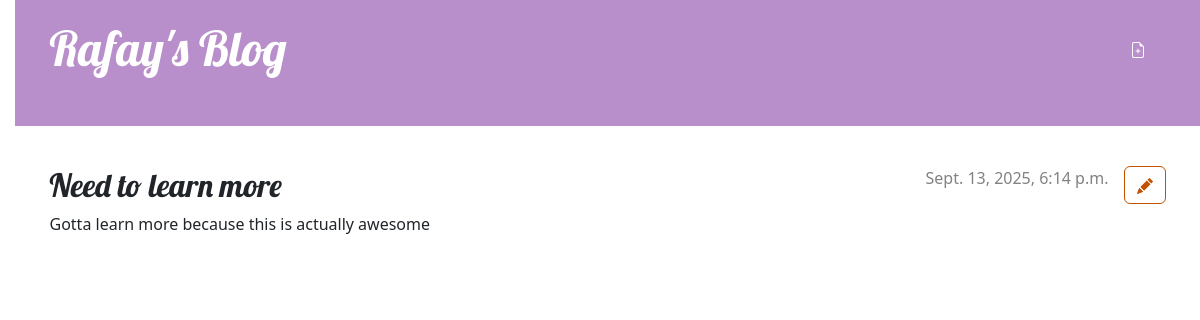
Screenshot of /post/3/ (signed in) with the database file from the repository.
### blog/models.py (models this page shows, shortened)
class Post(models.Model):
    author = models.ForeignKey(settings.AUTH_USER_MODEL, on_delete=models.CASCADE)
    title = models.CharField(max_length=200)
    text = models.TextField()
    created_date = models.DateTimeField(default=timezone.now)
    published_date = models.DateTimeField(blank=True, null=True)

### blog/views.py (the view)
# urls.py: path('post/<int:pk>/', views.post_detail, name='post_detail'),
def post_detail(request,pk):
    post = get_object_or_404(Post, pk = pk)
    return render(request, 'blog/post_detail.html', {'post': post})

### blog/templates/blog/post_detail.html (shortened to what this page needs)
{% extends 'blog/base.html' %}
{% block content %}
    <article class="post">
        <aside class="actions">
            {% if user.is_authenticated %}
                <a class="btn btn-secondary" href="{% url 'post_edit' pk=post.pk %}">
                </a>
            {% endif %}
        </aside>
        {% if post.published_date %}
            <time class="date">
                {{ post.published_date }}
            </time>
        {% endif %}
        <h2>{{ post.title }}</h2>
        <p>{{ post.text|linebreaksbr }}</p>
    </article>
{% endblock %}

### blog/static/css/blog.css (style rules this page uses)
body { padding-left: 15px; }
h1, h2, h3, h4 { font-family: 'Lobster', cursive; }
.date { color: #828282; }
.post { margin-bottom: 70px; }
.post > .date, .post > .actions { float: right; }
.btn-secondary, .btn-secondary:visited { color: #C25100; background: none; border-color: #C25100; margin-left: 15px; }

### rows the page displays
Post: published_date "Sept. 13, 2025, 6:14 p.m.", title "Need to learn more", text "Gotta learn more because this is actually awesome"
